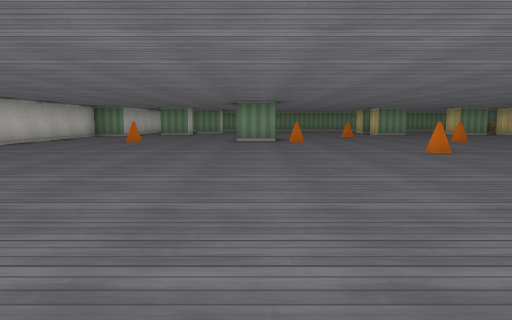
view 1 (above)

16 first-person views from a walk through a cub3D ray-caster map. The camera is about half as high as the walls, tilts 6° down and sees 70° across. The floor is counted in squares. Each view is taken from the middle of a square. On the plan, view 1 faces up. The plan holds only what a view shows up to about 9 squares ahead; the rest is blank.

view 2
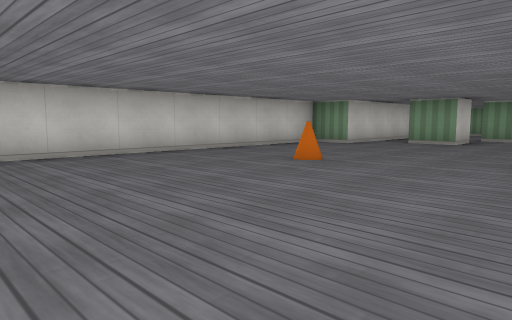

view 3
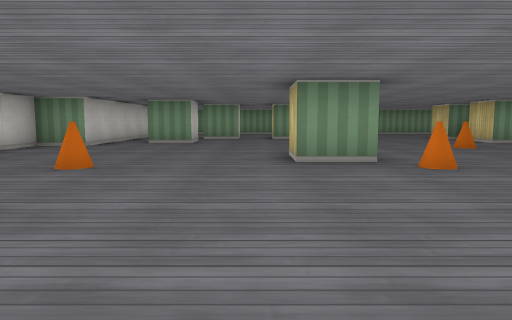

view 4
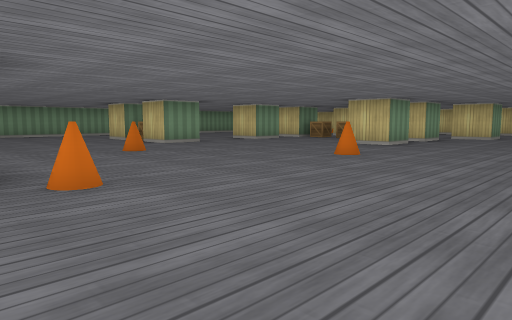

view 5
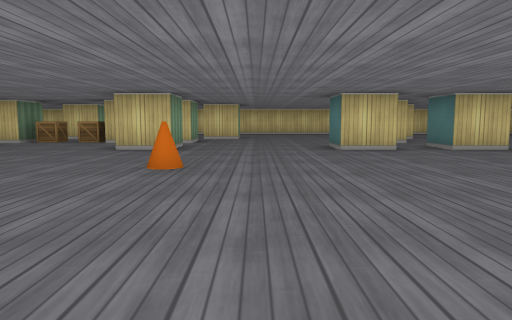

view 6
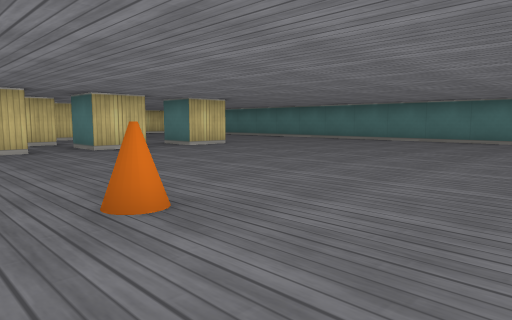

view 7
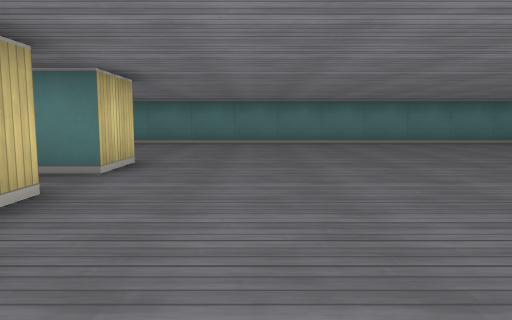

view 8
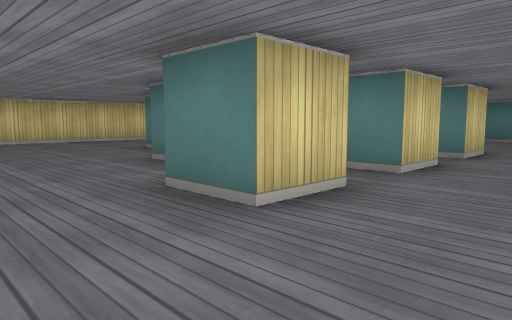

view 9
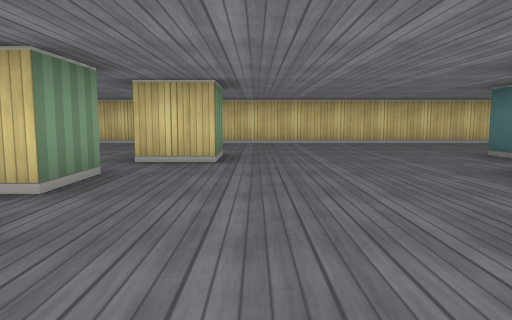

view 10
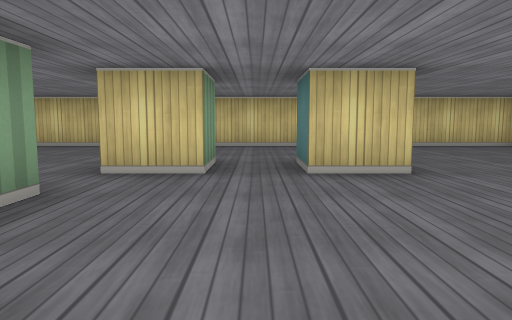

view 11
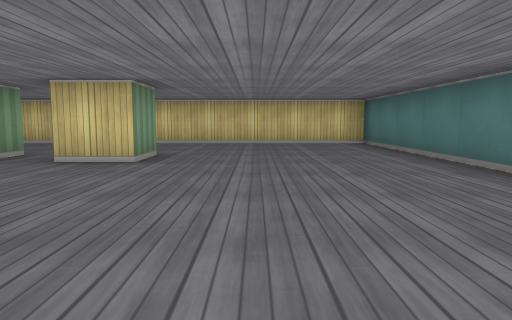

view 12
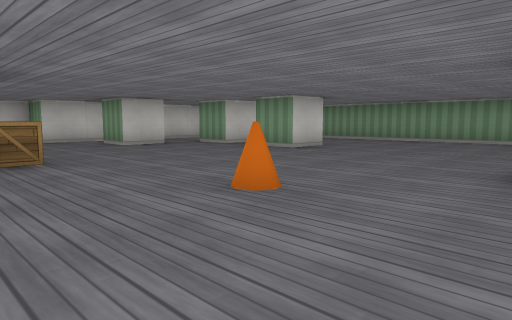

view 13
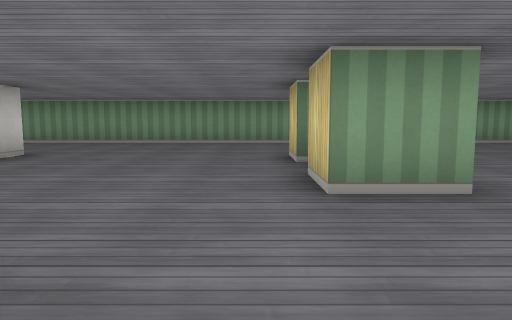

view 14
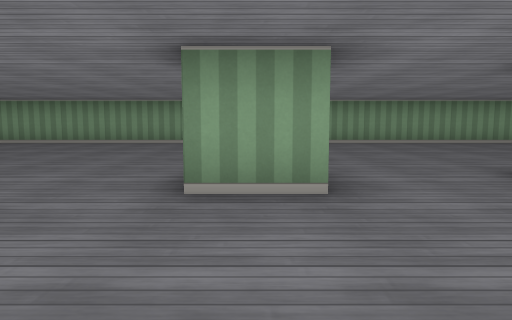

view 15
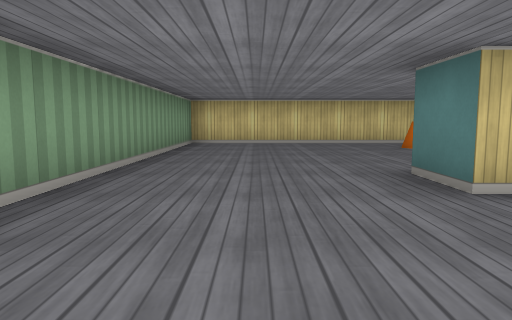

view 16
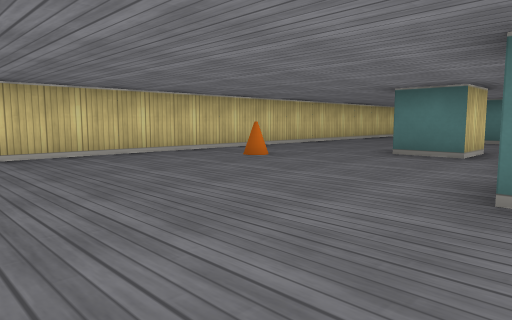

### Floor plan
Points are (right, up) in squares from view 1. A wall is a line through its corners. A room is listed if a view was taken in it or the views show most of it. See-through windows are left out.
Room 1 (views 1, 2, 3, 4, 5, 6, 7, 8, 9, 10, 11, 12, 13, 14, 15, 16)
walls: (7.5, 5.4) (7.5, 6.5) (8.5, 6.5); (8.6, 9.5) (7.5, 9.5) (7.5, 10.5); (0.5, 9.5) (-0.5, 9.5) (-0.5, 10.5); (7.5, 3.4) (7.5, 4.5) (8.5, 4.5); (5.6, 13.5) (4.5, 13.5) (4.5, 14.5); (10.5, 9.5) (9.5, 9.5) (9.5, 11.5); (9.5, 4.4) (9.5, 5.1); (10.5, 4.5) (10, 4.5); (7.5, 1.4) (7.5, 2.5) (8.5, 2.5); (10.1, 13.5) (9.5, 13.5) (9.5, 14); (4.5, 15.5) (4.5, 16.5); (12.5, 8.5) (11.5, 8.5) (11.5, 9.5); (11.9, 4.5) (12.5, 4.5); (11.5, 12.4) (11.5, 13.5) (12.5, 13.5); (12.5, 3.5) (11.5, 3.5) (11.5, 4.5); (0.5, 16.5) (0.5, 15.5) (-0.5, 15.5); (9.5, 16.5) (10.5, 16.5); (12.5, 1.5) (11.5, 1.5) (11.5, 2.5) (12.5, 2.5); (-2.5, 14.6) (-2.5, 13.5) (-3.5, 13.5); (-1.5, 16.4) (-1.5, 15.5) (-2.4, 15.5); (15.5, 10.8) (15.5, 19.5) (6.6, 19.5); (-4.5, 14.1) (-4.5, 12.5) (-5.5, 12.5) (-5.5, 5.9); (4.9, 19.5) (-1.5, 19.5); (0, -2.5) (8.9, -2.5); (10.5, -2.5) (15.5, -2.5) (15.5, 8.9)
objects: cone (-3, 9); crate (0, 11); cone (1, 9); cone (3, 6); cone (3, 12); cone (5, 9); crate (10, 12); crate (10, 13); cone (14, 15)

Where each view was taken, in squares from view 1:
view 1: 0 up, 0 right, facing up
view 2: 5 up, 0 right, facing up-left
view 3: 5 up, 1 left, facing up
view 4: 6 up, 0 right, facing up-right
view 5: 8 up, 1 right, facing right
view 6: 7 up, 1 right, facing down-right
view 7: 6 up, 6 right, facing down
view 8: 8 up, 6 right, facing down-right
view 9: 8 up, 7 right, facing right
view 10: 3 up, 8 right, facing right
view 11: 0 up, 7 right, facing right
view 12: 10 up, 5 right, facing up-left
view 13: 11 up, 4 right, facing up
view 14: 11 up, 5 right, facing up
view 15: 18 up, 7 right, facing right
view 16: 19 up, 10 right, facing down-right
